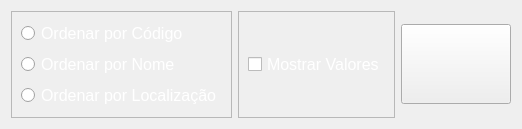
                <widget class="QWidget" name="tab">
                 <attribute name="title">
                  <string>Listar Todos os Itens</string>
                 </attribute>
                 <layout class="QHBoxLayout" name="horizontalLayout_2">
                  <item>
                   <widget class="QFrame" name="frame_19">
                    <property name="frameShape">
                     <enum>QFrame::StyledPanel</enum>
                    </property>
                    <property name="frameShadow">
                     <enum>QFrame::Raised</enum>
                    </property>
                    <layout class="QVBoxLayout" name="verticalLayout">
                     <item>
                      <widget class="QRadioButton" name="radioButton">
                       <property name="font">
                        <font>
                         <pointsize>12</pointsize>
                        </font>
                       </property>
                       <property name="styleSheet">
                        <string notr="true">color: rgb(255, 255, 255);</string>
                       </property>
                       <property name="text">
                        <string>Ordenar por Código</string>
                       </property>
                      </widget>
                     </item>
                     <item>
                      <widget class="QRadioButton" name="radioButton_2">
                       <property name="font">
                        <font>
                         <pointsize>12</pointsize>
                        </font>
                       </property>
                       <property name="styleSheet">
                        <string notr="true">color: rgb(255, 255, 255);</string>
                       </property>
                       <property name="text">
                        <string>Ordenar por Nome</string>
                       </property>
                      </widget>
                     </item>
                     <item>
                      <widget class="QRadioButton" name="radioButton_3">
                       <property name="font">
                        <font>
                         <pointsize>12</pointsize>
                        </font>
                       </property>
                       <property name="styleSheet">
                        <string notr="true">color: rgb(255, 255, 255);</string>
                       </property>
                       <property name="text">
                        <string>Ordenar por Localização</string>
                       </property>
                      </widget>
                     </item>
                    </layout>
                   </widget>
                  </item>
                  <item>
                   <widget class="QFrame" name="frame_21">
                    <property name="frameShape">
                     <enum>QFrame::StyledPanel</enum>
                    </property>
                    <property name="frameShadow">
                     <enum>QFrame::Raised</enum>
                    </property>
                    <layout class="QVBoxLayout" name="verticalLayout_24">
                     <item>
                      <widget class="QCheckBox" name="checkBox">
                       <property name="font">
                        <font>
                         <pointsize>12</pointsize>
                        </font>
                       </property>
                       <property name="styleSheet">
                        <string notr="true">color: rgb(255, 255, 255);</string>
                       </property>
                       <property name="text">
                        <string>Mostrar Valores</string>
                       </property>
                      </widget>
                     </item>
                    </layout>
                   </widget>
                  </item>
                  <item>
                   <widget class="QPushButton" name="pushButton">
                    <property name="minimumSize">
                     <size>
                      <width>110</width>
                      <height>80</height>
                     </size>
                    </property>
                    <property name="styleSheet">
                     <string notr="true">image: url(:/imagens/imagens/impressoras.png);</string>
                    </property>
                    <property name="text">
                     <string/>
                    </property>
                   </widget>
                  </item>
                 </layout>
                </widget>
